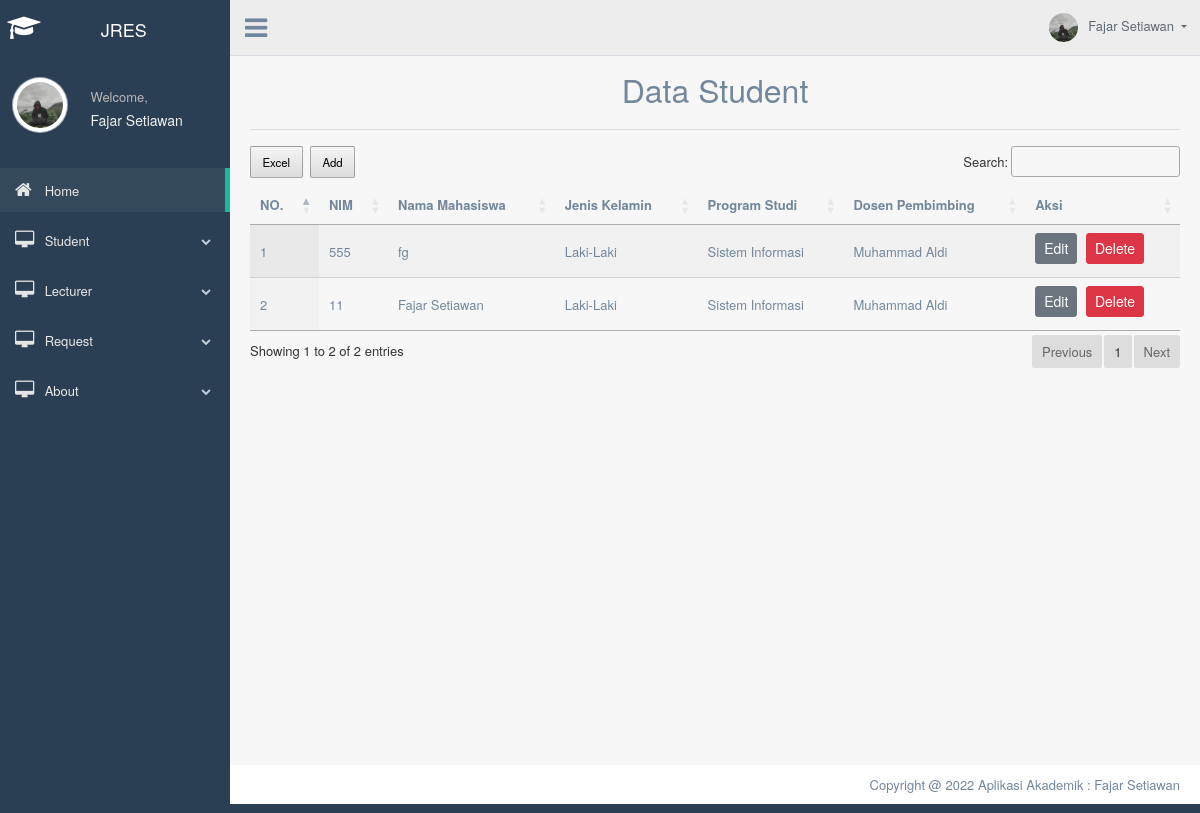
The page /index.php?page=tampil_mhs (signed in) on the database its author committed.
### tables this page shows
CREATE TABLE `mahasiswa` (
  `Nim` int(10) NOT NULL,
  `Nama_Mhs` varchar(50) DEFAULT NULL,
  `Jenis_Kelamin` varchar(50) DEFAULT NULL,
  `Program_Studi` varchar(50) DEFAULT NULL,
  `id_dosen` int(50) DEFAULT NULL,
  `created_by` varchar(255) DEFAULT NULL,
  `created_date` datetime DEFAULT NULL,
  `modified_by` varchar(255) DEFAULT NULL,
  `modified_date` datetime DEFAULT NULL
);

CREATE TABLE `dosen` (
  `Nip` int(255) NOT NULL,
  `Nama_Dsn` varchar(255) DEFAULT NULL,
  `Jenis_Kelamin` varchar(255) DEFAULT NULL,
  `Program_Studi` varchar(255) DEFAULT NULL,
  `created_by` varchar(255) DEFAULT NULL,
  `created_date` datetime DEFAULT NULL,
  `modified_by` varchar(255) DEFAULT NULL,
  `modified_date` datetime DEFAULT NULL
);

### tampilStudent.php (the view, shortened to what this page needs)
<?php
include('config.php');
?>
	<div class="container" style="margin-top:20px">
		<center><font size="6">Data Student</font></center>
		<hr>
		<div class="table-responsive">
		<table id="example" class="display" style="width:100%">
			<thead>
				<tr>
					<th>NO.</th>
					<th>NIM</th>
					<th>Nama Mahasiswa</th>
					<th>Jenis Kelamin</th>
					<th>Program Studi</th>
					<th>Dosen Pembimbing</th>
					<th>Aksi</th>
				</tr>
			</thead>
			<tbody>
				<?php
				$sql = mysqli_query($koneksi, "SELECT * FROM mahasiswa m LEFT JOIN dosen d ON d.Nip = m.id_dosen ORDER BY Nim DESC") or die(mysqli_error($koneksi));
				if(mysqli_num_rows($sql) > 0){
					$no = 1;
					while($data = mysqli_fetch_assoc($sql)){
						echo '
						<tr>
							<td>'.$no.'</td>
							<td>'.$data['Nim'].'</td>
							<td>'.$data['Nama_Mhs'].'</td>
							<td>'.$data['Jenis_Kelamin'].'</td>
							<td>'.$data['Program_Studi'].'</td>
							<td>'.$data['Nama_Dsn'].'</td>
							<td>
								<a href="index.php?page=edit_mhs&Nim='.$data['Nim'].'" class="btn btn-secondary btn-sm">Edit</a>
								<a href="deleteStudent.php?Nim='.$data['Nim'].'" class="btn btn-danger btn-sm" onclick="return confirm(\'Yakin ingin menghapus data ini?\')">Delete</a>
							</td>
						</tr>
						';
						$no++;
					}
				}else{
					echo '
					<tr>
						<td colspan="6">Tidak ada data.</td>
					</tr>
					';
				}
				?>
		</table>
	</div>
	</div>

### rows shown on the page
mahasiswa: Nim "555", Nama_Mhs "fg", id_dosen.Jenis_Kelamin "Laki-Laki", id_dosen.Program_Studi "Sistem Informasi", id_dosen.Nama_Dsn "Muhammad Aldi"
mahasiswa: Nim "11", Nama_Mhs "Fajar Setiawan", id_dosen.Jenis_Kelamin "Laki-Laki", id_dosen.Program_Studi "Sistem Informasi", id_dosen.Nama_Dsn "Muhammad Aldi"
